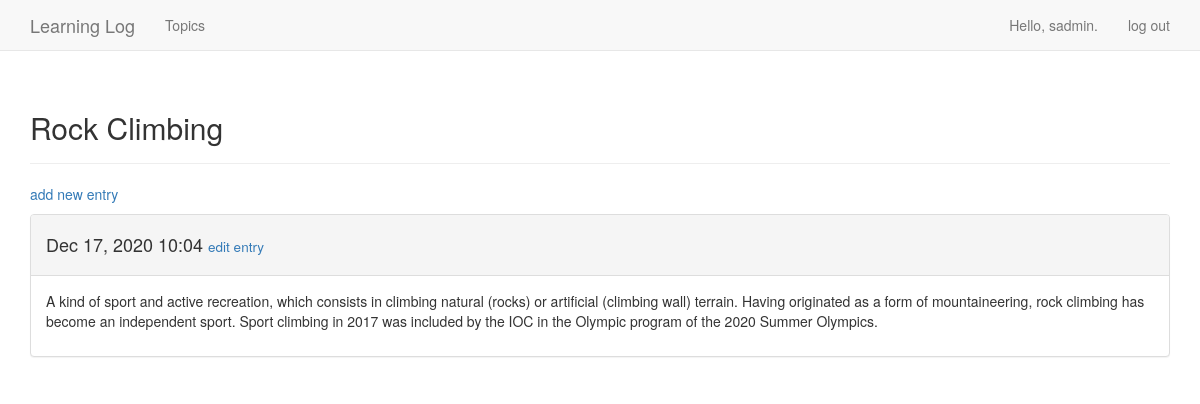
The page /topics/2/ (signed in) on the database its author committed.
### learning_logs/models.py (models this page shows, shortened)
class Topic(models.Model):
    text = models.CharField(max_length=200)
    date_added = models.DateTimeField(auto_now_add=True)
    owner = models.ForeignKey(User, on_delete=models.CASCADE)
    def __str__(self):
        return self.text

class Entry(models.Model):
    topic = models.ForeignKey(Topic, on_delete=models.CASCADE)
    text = models.TextField()
    date_added = models.DateTimeField(auto_now_add=True)
    class Meta:
        verbose_name_plural = 'entries'

### learning_logs/views.py (the view)
# urls.py: url(r'^topics/(?P<topic_id>\d+)/$', views.topic, name='topic'),
@login_required
def topic(request, topic_id):
    topic = Topic.objects.get(id=topic_id)
    if topic.owner != request.user:
        raise Http404
    entries = topic.entry_set.order_by('-date_added')
    context = {'topic': topic, 'entries': entries}
    return render(request, 'learning_logs/topic.html', context)

### learning_logs/templates/learning_logs/topic.html
{% extends 'learning_logs/base.html' %}
{% block header %}
 <h2>{{ topic }}</h2>
{% endblock header %}
{% block content %}
<p>
 <a href="{% url 'learning_logs:new_entry' topic.id %}">add new entry</a>
 </p>
    {% for entry in entries %}
    <div class="panel panel-default">
        <div class="panel-heading">
            <h4>
 {{ entry.date_added|date:'M d, Y H:i' }}
                <small>
 <a href="{% url 'learning_logs:edit_entry' entry.id %}">
 edit entry</a>
                    </small>
 </h4>
 </div>
        <div class="panel-body">
 {{ entry.text|linebreaks }}
 </div>
 </div>
     {% empty %}
    There are no entries for this topic yet.
 {% endfor %}
{% endblock content %}

### learning_logs/templates/learning_logs/base.html (shortened to what this page needs)
 {% load bootstrap3 %}
 <html lang="en">
  <head>
	  {% bootstrap_css %}
 </head>
  <body>
 <nav class="navbar navbar-default navbar-static-top">
 <div class="container">
	 <div class="navbar-header">
<a class="navbar-brand" href="{% url 'learning_logs:index' %}">
 Learning Log</a>
 </div>
<div id="navbar" class="navbar-collapse collapse">
	<ul class="nav navbar-nav">
		<li><a href="{% url 'learning_logs:topics' %}">Topics</a></li>
 </ul>
	<ul class="nav navbar-nav navbar-right">
		{% if user.is_authenticated %}
 <li><a>Hello, {{ user.username }}.</a></li>
 <li><a href="{% url 'users:logout' %}">log out</a></li>
 {% else %}
 <li><a href="{% url 'users:register' %}">register</a></li>
 <li><a href="{% url 'users:login' %}">log in</a></li>
 {% endif %}
		</ul>
 </div>
 </div>
 </nav>
<div class="container">
 <div class="page-header">
	 {% block header %}{% endblock header %}
 </div>
 <div>
	 {% block content %}{% endblock content %}
 </div>
	</div>
 </body>
</html>

### rows shown on the page
Topic: text "Rock Climbing"
Entry: date_added "Dec 17, 2020 10:04", text "A kind of sport and active recreation, which consists in climbing natural (rocks) or artificial (climbing wall) terrain. Having originated as a form of mountaineering, rock climbing has become an independent sport. Sport climbing in 2017 was included by the IOC in the Olympic program of the 2020 Summer Olympics."

### other values the page prints
{{ user.username }} "sadmin"
